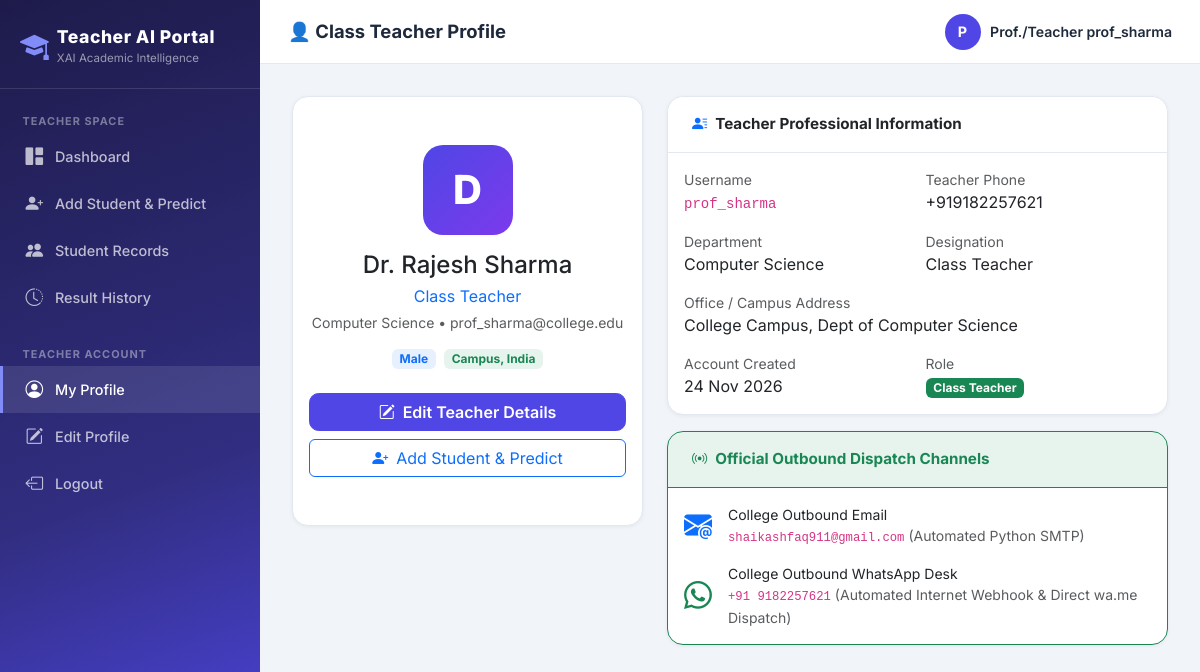
The app's page /profile/ (signed in) with its own data.
### apps/accounts/models.py (models this page shows, shortened)
class TeacherProfile(models.Model):
    username = models.CharField(max_length=50, unique=True)
    email = models.EmailField(max_length=100, unique=True)
    password = models.CharField(max_length=128)
    full_name = models.CharField(max_length=100, blank=True)
    phoneno = models.CharField(max_length=15, blank=True)
    department = models.CharField(max_length=100, blank=True, default="Computer Science")
    designation = models.CharField(max_length=100, blank=True, default="Class Teacher")
    gender = models.CharField(max_length=10, choices=[
        ('Male', 'Male'), ('Female', 'Female'), ('Other', 'Other')
    ], default='Male')
    country = models.CharField(max_length=50, blank=True)
    state = models.CharField(max_length=50, blank=True)
    city = models.CharField(max_length=50, blank=True)
    address = models.TextField(blank=True)
    created_at = models.DateTimeField(auto_now_add=True)
    updated_at = models.DateTimeField(auto_now=True)
    class Meta:
        verbose_name = "Teacher Profile"
        ordering = ['-created_at']

### apps/accounts/views.py (the view)
# urls.py: path('profile/', views.profile_view, name='profile_view'),
def profile_view(request):
    teacher = _get_logged_in_teacher(request)
    if not teacher:
        return redirect('login')
    return render(request, 'accounts/profile.html', {'teacher': teacher, 'active': 'profile'})

### apps/accounts/views.py (called while the page is built)
def _get_logged_in_teacher(request):
    teacher_id = request.session.get('teacher_id')
    if not teacher_id:
        return None
    try:
        return TeacherProfile.objects.get(id=teacher_id)
    except TeacherProfile.DoesNotExist:
        return None

### templates/accounts/profile.html (shortened to what this page needs)
{% extends "base/base.html" %}
{% block page_title %}👤 Class Teacher Profile{% endblock %}
{% block content %}
<div class="row g-4">
  <div class="col-lg-5">
    <div class="card">
      <div class="card-body text-center py-5">
        <div style="width:90px;height:90px;border-radius:1.25rem;background:linear-gradient(135deg,#4f46e5,#7c3aed);display:flex;align-items:center;justify-content:center;font-size:2.5rem;color:#fff;font-weight:800;margin:0 auto 1rem;">
          {{ teacher.full_name|first|upper|default:teacher.username|first|upper }}
        </div>
        <h4 class="fw-800 mb-1">{{ teacher.full_name|default:teacher.username }}</h4>
        <p class="text-primary fw-600 mb-1">{{ teacher.designation }}</p>
        <p class="text-muted small mb-3">{{ teacher.department }} &bull; {{ teacher.email }}</p>
        <div class="d-flex gap-2 justify-content-center flex-wrap mb-4">
          <span class="badge bg-primary bg-opacity-10 text-primary">{{ teacher.gender }}</span>
          <span class="badge bg-success bg-opacity-10 text-success">{{ teacher.city|default:"Campus" }}, {{ teacher.state|default:"India" }}</span>
        </div>
        <a href="{% url 'profile_update' %}" class="btn btn-primary w-100 mb-2">
          <i class="bi bi-pencil-square me-2"></i>Edit Teacher Details
        </a>
        <a href="{% url 'add_student' %}" class="btn btn-outline-primary w-100">
          <i class="bi bi-person-plus-fill me-2"></i>Add Student &amp; Predict
        </a>
      </div>
    </div>
  </div>
  <div class="col-lg-7">
    <div class="card mb-3">
      <div class="card-header"><i class="bi bi-person-lines-fill text-primary me-2"></i>Teacher Professional Information</div>
      <div class="card-body">
        <div class="row g-3">
          <div class="col-6"><div class="text-muted small">Username</div><div class="fw-600"><code>{{ teacher.username }}</code></div></div>
          <div class="col-6"><div class="text-muted small">Teacher Phone</div><div class="fw-600">{{ teacher.phoneno|default:"—" }}</div></div>
          <div class="col-6"><div class="text-muted small">Department</div><div class="fw-600">{{ teacher.department }}</div></div>
          <div class="col-6"><div class="text-muted small">Designation</div><div class="fw-600">{{ teacher.designation }}</div></div>
          <div class="col-12"><div class="text-muted small">Office / Campus Address</div><div class="fw-600">{{ teacher.address|default:"College Campus, Dept of Computer Science" }}</div></div>
          <div class="col-6"><div class="text-muted small">Account Created</div><div class="fw-600">{{ teacher.created_at|date:"d M Y" }}</div></div>
          <div class="col-6"><div class="text-muted small">Role</div><div class="fw-600"><span class="badge bg-success">Class Teacher</span></div></div>
        </div>
      </div>
    </div>
    <div class="card border-success">
      <div class="card-header bg-success bg-opacity-10 border-success text-success fw-700">
        <i class="bi bi-broadcast me-2"></i>Official Outbound Dispatch Channels
      </div>
      <div class="card-body">
        <div class="d-flex align-items-center gap-3 mb-3">
          <i class="bi bi-envelope-at-fill text-primary fs-3"></i>
          <div>
            <div class="fw-700 small">College Outbound Email</div>
            <div class="text-muted small"><code>shaikashfaq911@gmail.com</code> (Automated Python SMTP)</div>
          </div>
        </div>
        <div class="d-flex align-items-center gap-3">
          <i class="bi bi-whatsapp text-success fs-3"></i>
          <div>
            <div class="fw-700 small">College Outbound WhatsApp Desk</div>
            <div class="text-muted small"><code>+91 9182257621</code> (Automated Internet Webhook &amp; Direct wa.me Dispatch)</div>
          </div>
        </div>
      </div>
    </div>
  </div>
</div>
{% endblock %}

### templates/base/base.html (shortened to what this page needs)
<!DOCTYPE html>
<html lang="en" data-bs-theme="light">
<head>
  <link href="https://cdn.jsdelivr.net/npm/bootstrap@5.3.2/dist/css/bootstrap.min.css" rel="stylesheet">
  <link href="https://cdn.jsdelivr.net/npm/bootstrap-icons@1.11.3/font/bootstrap-icons.css" rel="stylesheet">
</head>
<body>
{% if request.session.teacher_id or request.session.student_id or request.session.admin_logged_in %}
<nav class="sidebar" id="sidebar">
  <div class="sidebar-logo">
    <div class="d-flex align-items-center gap-2 mb-1">
      <i class="bi bi-mortarboard-fill"></i>
      <div>
        <div class="brand">Teacher AI Portal</div>
        <div class="brand-sub">XAI Academic Intelligence</div>
      </div>
    </div>
  </div>
  <div class="sidebar-nav">
    {% if request.session.teacher_id or request.session.student_id %}
      <div class="nav-section">Teacher Space</div>
      <a href="{% url 'teacher_dashboard' %}" class="nav-link {% if active == 'dashboard' %}active{% endif %}">
        <i class="bi bi-grid-1x2-fill"></i> Dashboard
      </a>
      <a href="{% url 'add_student' %}" class="nav-link {% if active == 'add_student' %}active{% endif %}">
        <i class="bi bi-person-plus-fill"></i> Add Student & Predict
      </a>
      <a href="{% url 'student_list' %}" class="nav-link {% if active == 'students' %}active{% endif %}">
        <i class="bi bi-people-fill"></i> Student Records
      </a>
      <a href="{% url 'prediction_history' %}" class="nav-link {% if active == 'history' %}active{% endif %}">
        <i class="bi bi-clock-history"></i> Result History
      </a>
      <div class="nav-section mt-3">Teacher Account</div>
      <a href="{% url 'profile_view' %}" class="nav-link {% if active == 'profile' %}active{% endif %}">
        <i class="bi bi-person-circle"></i> My Profile
      </a>
      <a href="{% url 'profile_update' %}" class="nav-link">
        <i class="bi bi-pencil-square"></i> Edit Profile
      </a>
      <a href="{% url 'logout' %}" class="nav-link">
        <i class="bi bi-box-arrow-left"></i> Logout
      </a>
    {% endif %}
  </div>
</nav>
<div class="topbar">
  <div class="page-title">{% block page_title %}Teacher Academic Portal{% endblock %}</div>
  <div class="topbar-user">
    {% if request.session.teacher_name %}
      <div class="avatar">{{ request.session.teacher_name|first|upper }}</div>
      <span>Prof./Teacher {{ request.session.teacher_name }}</span>
    {% elif request.session.student_name %}
      <div class="avatar">{{ request.session.student_name|first|upper }}</div>
      <span>{{ request.session.student_name }}</span>
    {% elif request.session.admin_logged_in %}
      <div class="avatar" style="background:#7c3aed;">A</div>
      <span>Administrator</span>
    {% endif %}
  </div>
</div>
<div class="main-content">
  <div class="content-body">
    <div class="fade-in">
      {% block content %}{% endblock %}
    </div>
  </div>
</div>
{% else %}
  {% block auth_content %}{% endblock %}
{% endif %}
</body>
</html>

### templates/base/base.html (style rules this page uses)
:root { --primary: #4f46e5; --primary-dark: #3730a3; --secondary: #06b6d4; --success: #10b981; --warning: #f59e0b; --danger: #ef4444; --sidebar-width: 260px; --topbar-height: 64px; --bg: #f1f5f9; --card-bg: #ffffff; --text: #1e293b; --muted: #64748b; --border: #e2e8f0; }
* { font-family: 'Inter', sans-serif; }
body { background: var(--bg); color: var(--text); min-height: 100vh; }
.sidebar { position: fixed; top: 0; left: 0; width: var(--sidebar-width); height: 100vh; background: linear-gradient(160deg, #1e1b4b 0%, #312e81 60%, #4f46e5 100%); display: flex; flex-direction: column; z-index: 1040; overflow-y: auto; overflow-x: hidden; transition: transform 0.3s ease; }
.sidebar-logo { padding: 1.5rem 1.25rem 1rem; border-bottom: 1px solid rgba(255,255,255,.12); }
.sidebar-logo .brand { font-size: 1.1rem; font-weight: 800; color: #fff; letter-spacing: .5px; }
.sidebar-logo .brand-sub { font-size: .72rem; color: rgba(255,255,255,.55); font-weight: 400; }
.sidebar-logo .bi { font-size: 1.8rem; color: #818cf8; }
.sidebar-nav { padding: 1rem 0; flex: 1; }
.sidebar-nav .nav-section { font-size: .68rem; font-weight: 700; letter-spacing: 1px; color: rgba(255,255,255,.4); padding: .5rem 1.4rem .25rem; text-transform: uppercase; }
.sidebar-nav .nav-link { display: flex; align-items: center; gap: .75rem; padding: .65rem 1.4rem; color: rgba(255,255,255,.7); border-radius: 0; font-weight: 500; font-size: .9rem; transition: all .2s; border-left: 3px solid transparent; text-decoration: none; }
.sidebar-nav .nav-link:hover, .sidebar-nav .nav-link.active { color: #fff; background: rgba(255,255,255,.1); border-left-color: #818cf8; }
.sidebar-nav .nav-link .bi { font-size: 1.1rem; min-width: 1.1rem; }
.topbar { position: fixed; top: 0; left: var(--sidebar-width); right: 0; height: var(--topbar-height); background: var(--card-bg); border-bottom: 1px solid var(--border); display: flex; align-items: center; padding: 0 1.75rem; z-index: 1030; gap: 1rem; }
.topbar .page-title { font-size: 1.15rem; font-weight: 700; color: var(--text); flex: 1; }
.topbar .topbar-user { display: flex; align-items: center; gap: .6rem; font-size: .88rem; font-weight: 600; color: var(--text); }
.topbar .avatar { width: 36px; height: 36px; border-radius: 50%; background: var(--primary); color: #fff; display: flex; align-items: center; justify-content: center; font-weight: 700; font-size: .9rem; }
.main-content { margin-left: var(--sidebar-width); padding-top: var(--topbar-height); min-height: 100vh; }
.content-body { padding: 2rem 2rem; }
.card { border: 1px solid var(--border); border-radius: 1rem; box-shadow: 0 1px 4px rgba(0,0,0,.06); }
.card-header { background: var(--card-bg); border-bottom: 1px solid var(--border); border-radius: 1rem 1rem 0 0 !important; padding: 1rem 1.5rem; font-weight: 700; font-size: .95rem; }
.btn-primary { background: var(--primary); border-color: var(--primary); border-radius: .6rem; font-weight: 600; }
.fade-in { animation: fadeIn .4s ease; }

### records on screen
TeacherProfile: session.teacher_name "prof_sharma", full_name|first "D", full_name "Dr. Rajesh Sharma", designation "Class Teacher", department "Computer Science", email "prof_sharma@college.edu", gender "Male", city "Campus", state "India", username "prof_sharma", phoneno "+919182257621", address "College Campus, Dept of Computer Science", created_at "24 Nov 2026"

### other values on screen
{{ request.session.teacher_name|first|upper }} "P"
